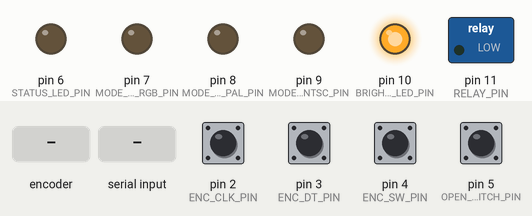
Bench run of a sketch on a simulated Arduino Mega 2560, built with avr-gcc and run on an emulated ATmega2560. Shown: switched loads named in the sketch (green lamp = pin HIGH), output pins drawn as LEDs (lit = HIGH). The inputs (shaded band) are chosen by the test bench; at power-on: pin 2 (ENC_CLK_PIN), pin 3 (ENC_DT_PIN), pin 4 (ENC_SW_PIN), pin 5 (OPEN_CLOSE_SWITCH_PIN) HIGH. EEPROM starts erased.

Above: at 1.2 s.
1.3 s: rotary encoder on pin 2 (ENC_CLK_PIN) / pin 3 (ENC_DT_PIN) turned 2 steps (second pin leading)
At 2.5 s:
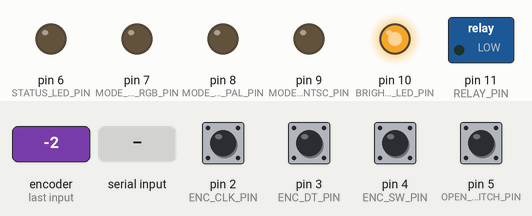
3.2 s: "0\n" received over Serial
At 4.4 s:
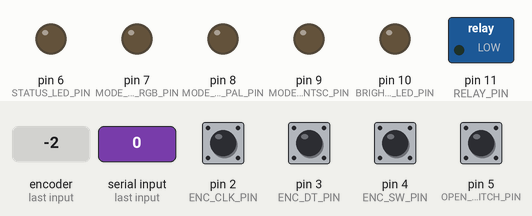
4.8 s: pin 5 (OPEN_CLOSE_SWITCH_PIN) pulled LOW for 1 s
At 5.8 s:
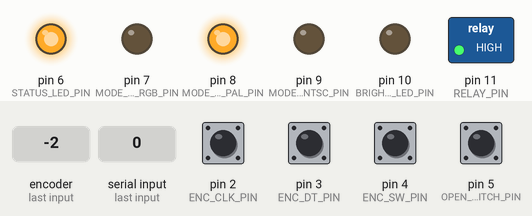
7.5 s: "1\n" received over the second serial link
At 8.7 s:
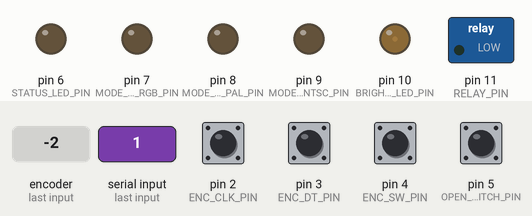
9.0 s: pin 5 (OPEN_CLOSE_SWITCH_PIN) pulled LOW for 3.2 s
At 9.7 s:
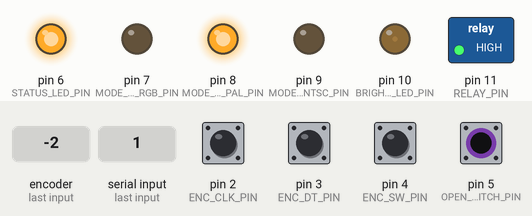
13.9 s: "0\n" received over the second serial link
At 14.7 s:
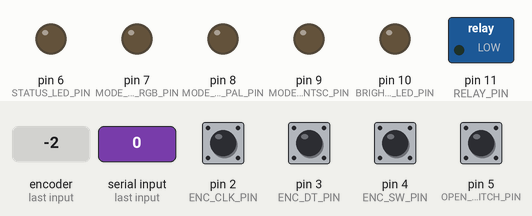
Timing chart, 0 to 16.4 s (numbered marks = the images above; inputs shaded):
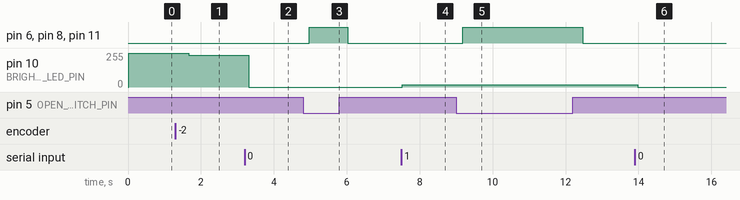

Measured:
- after the input at 1.3 s, pin 10 (BRIGHTNESS_LED_PIN): 255/255 → 238/255 after 0.37 s
- after the input at 3.2 s, pin 10 (BRIGHTNESS_LED_PIN): 238/255 → 0/255 after 0.12 s
- after the input at 4.8 s, pin 6 (STATUS_LED_PIN), pin 8 (MODE_LED_PAL_PIN), pin 11 (RELAY_PIN): LOW → HIGH after 0.17 s, → LOW 1.1 s later
- after the input at 7.5 s, pin 10 (BRIGHTNESS_LED_PIN): 0/255 → 17/255 at once
- after the input at 9.0 s, pin 6 (STATUS_LED_PIN), pin 8 (MODE_LED_PAL_PIN), pin 11 (RELAY_PIN): LOW → HIGH after 0.17 s, → LOW 3.3 s later
- after the input at 13.9 s, pin 10 (BRIGHTNESS_LED_PIN): 17/255 → 0/255 after 0.08 s

The sketch:

RTI_control_MEGA.ino
```cpp
//  Based on: Tymek49's RTI_control (https://github.com/TymEK49/RTI_control)
//  Ported for Arduino Mega 2560.
//
//
//  MEGA CHANGE: the RTI connector now goes on hardware Serial1 (pins 18/19)
//  instead of the main Serial port, since Serial (pins 0/1) is shared with
//  USB. This means the RTI display can stay connected AND you can still
//  use the Serial Monitor for debug/testing at the same time - not
//  possible on the original single-UART board this was written for.
//
//  RTI TX (display's RX, pin 5)  -> Mega pin 18 (TX1)
//  RTI GND (pin 7)               -> Mega GND

#include <EEPROM.h>
//EEPROM index: 0 RTI mode, 1 default brightness, 2 enter key brightness, 3 back key brightness, 4 last "open" mode index

#define RTI Serial1

// ---- New physical controls ----
const int OPEN_CLOSE_SWITCH_PIN = 5;  // toggle switch, other leg to GND
const int ENC_CLK_PIN = 2;            // encoder CLK (must be an interrupt pin)
const int ENC_DT_PIN  = 3;            // encoder DT
const int ENC_SW_PIN  = 4;            // encoder's built-in pushbutton, other leg to GND

// Some encoders give 4 quadrature transitions per physical detent/click,
// others give 2. If one click moves brightness by more than one step,
// change this to 2.
const int ENCODER_STEPS_PER_CLICK = 4;

volatile int encoderDelta = 0;   // accumulated raw transitions since last read
volatile int lastClkState;

bool switchIsOpen = false;       // debounced current state of the toggle switch
bool lastSwitchReading = HIGH;
unsigned long lastSwitchChangeTime = 0;
const long SWITCH_DEBOUNCE_MILS = 50;

int lastOpenModeIndex = 0;       // which of RGB/PAL/NTSC to return to when opened (0-2)

bool lastEncBtnReading = HIGH;
unsigned long lastEncBtnChangeTime = 0;
const long ENC_BTN_DEBOUNCE_MILS = 250;

// ---- Status LEDs ----
const int STATUS_LED_PIN     = 6;  // lit when display is open
const int MODE_LED_RGB_PIN   = 7;
const int MODE_LED_PAL_PIN   = 8;
const int MODE_LED_NTSC_PIN  = 9;
const int BRIGHTNESS_LED_PIN = 10; // PWM - its own brightness mirrors the setting

// ---- Ignition power relay ----
// Switches the +12V ignition wire to the RTI display through the relay's
// NO (normally-open) contacts. Relay ON = display powered = open.
// Relay OFF = ignition cut = display fully unpowered = closed.
const int RELAY_PIN = 11;
// Most relay modules trigger ON when the control pin is driven HIGH, but
// some (many cheap "active-low" boards) trigger ON when driven LOW.
// If the relay behaves backwards (on when it should be off), change this
// to false - no wiring change needed.
const bool RELAY_ACTIVE_HIGH = true;
// --------------------------------

String ab[10];
String data;
String sectionData;
int a;
int b;
int stringData;
int last_RTI_mode;
int last_RTI_brightness;
int last_enter_brightness;
int last_back_brightness;
int index_brightness;
int index_enter;
int index_back;
const int BUFFER_SIZE = 4;
const long DEBOUNCE_TIME_MILS = 750;
char remote_signal[BUFFER_SIZE];
char last_signal[BUFFER_SIZE];
long last_signal_time = 0;
char screen_state[]       = {0x40, 0x45, 0x4C, 0x46}; // RTI_RGB, RTI_PAL, RTI_NTSC, RTI_OFF
char codes_state[]        = {0x72, 0x70, 0x6E, 0x6F}; //keys r, p, n, o
char screen_brightness[]  = {0x20, 0x61, 0x62, 0x23, 0x64, 0x25, 0x26, 0x67, 0x68, 0x29, 0x2A, 0x6B, 0x2C, 0x6D, 0x6E, 0x2F}; // brightness from 0 to 15
char codes_brightness[]   = {0x30, 0x31, 0x32, 0x33, 0x34, 0x35, 0x36, 0x37, 0x38, 0x39, 0x61, 0x62, 0x63, 0x64, 0x65, 0x66}; //keys 0-9, a, b, c, d, e, f
char up1[BUFFER_SIZE]     = {0xED, 0xAF, 0xBD, 0xFD};
char up2[BUFFER_SIZE]     = {0xED, 0xAF, 0xFD, 0xFD};
char up3[BUFFER_SIZE]     = {0xED, 0xEF, 0xBD, 0xFD};
char down1[BUFFER_SIZE]   = {0xED, 0xAD, 0xAF, 0xFF};
char down2[BUFFER_SIZE]   = {0xED, 0xAD, 0xEF, 0xFF};
char left1[BUFFER_SIZE]   = {0xED, 0xBD, 0xBD, 0xFD};
char left2[BUFFER_SIZE]   = {0xED, 0xBD, 0xFD, 0xFD};
char left3[BUFFER_SIZE]   = {0xED, 0xFD, 0xBD, 0xFD};
char right1[BUFFER_SIZE]  = {0xED, 0xEF, 0xAF, 0xED};
char right2[BUFFER_SIZE]  = {0xED, 0xEF, 0xEF, 0xED};
char enter[BUFFER_SIZE]   = {0xED, 0xEF, 0xED, 0xED};
char back1[BUFFER_SIZE]   = {0xED, 0xBD, 0xEF, 0xED};
char back2[BUFFER_SIZE]   = {0xED, 0xFD, 0xEF, 0xED};
char signal_state;
char signal_brightness;


void setup()
{
  Serial.begin(115200);  // USB - free for debug / typed test commands
  RTI.begin(2400);       // physical RTI connector on pins 18(TX1)/19(RX1)
  checkPowerState();
  checkBrightnessState();
  checkEnterState();
  checkBackState();

  // Restore which video mode to return to when the switch is flipped open
  int savedOpenMode = EEPROM.read(4);
  lastOpenModeIndex = (savedOpenMode >= 0 && savedOpenMode <= 2) ? savedOpenMode : 1; // default PAL (EU)

  pinMode(OPEN_CLOSE_SWITCH_PIN, INPUT_PULLUP);
  pinMode(ENC_CLK_PIN, INPUT_PULLUP);
  pinMode(ENC_DT_PIN, INPUT_PULLUP);
  pinMode(ENC_SW_PIN, INPUT_PULLUP);
  pinMode(RELAY_PIN, OUTPUT);

  lastClkState = digitalRead(ENC_CLK_PIN);
  attachInterrupt(digitalPinToInterrupt(ENC_CLK_PIN), updateEncoder, CHANGE);

  // Set initial display state to match the switch's physical position at boot
  lastSwitchReading = digitalRead(OPEN_CLOSE_SWITCH_PIN);
  switchIsOpen = (lastSwitchReading == LOW); // LOW = switch closed to GND = "open" position
  applyOpenCloseState();

  pinMode(STATUS_LED_PIN, OUTPUT);
  pinMode(MODE_LED_RGB_PIN, OUTPUT);
  pinMode(MODE_LED_PAL_PIN, OUTPUT);
  pinMode(MODE_LED_NTSC_PIN, OUTPUT);
  pinMode(BRIGHTNESS_LED_PIN, OUTPUT);
  updateLEDs();
}

void loop()
{
  RTI.print(signal_state);
  delay(50);
  RTI.print(signal_brightness); // {0x20, 0x61, 0x62, 0x23, 0x64, 0x25, 0x26, 0x67, 0x68, 0x29, 0x2A, 0x2C, 0x6B, 0x6D, 0x6E, 0x2F};
  delay(50);
  RTI.print((char)0x83); // must have, volvo things
  delay(50);

  // Real button/remote codes arrive from the RTI connector itself
  if (RTI.available() > 0) {
      int rlen = RTI.readBytesUntil('\n', remote_signal, sizeof(remote_signal));
      debounceSignal(remote_signal);
  }

  // Typed test commands from the USB Serial Monitor (dev/testing use only)
  if (Serial.available() > 0) {
      int rlen = Serial.readBytesUntil('\n', remote_signal, sizeof(remote_signal));
      debounceSignal(remote_signal);
  }

  checkOpenCloseSwitch();
  checkEncoderRotation();
  checkEncoderButton();
  updateLEDs();
}

void checkPowerState() {
  // check if EEPROM memory is in 10 - 14 range
  last_RTI_mode = EEPROM.read(0);
  for (b = 10; b < 14; b++){
    if (last_RTI_mode == b){
      last_RTI_mode = b - 10;
      signal_state = screen_state[last_RTI_mode];
      return;
    }
  }
  last_RTI_mode = 1; // default to PAL (EU)
  signal_state = screen_state[last_RTI_mode];
  EEPROM.update(0, last_RTI_mode + 10);
}

void checkBrightnessState() {
  // check if EEPROM memory is in 10 - 25 range
  last_RTI_brightness = EEPROM.read(1);
  for (b = 10; b < 26; b++){
    if (last_RTI_brightness == b){
      index_brightness = b - 10;
      signal_brightness = screen_brightness[index_brightness];
      return;
    }
  }
  index_brightness = 15;
  signal_brightness = screen_brightness[index_brightness];
  EEPROM.update(1, index_brightness + 10);
}


void checkEnterState() {
  // check if EEPROM memory is in 10 - 25 range
  last_enter_brightness = EEPROM.read(2);
  for (b = 10; b < 26; b++){
    if (b == last_enter_brightness){
      index_enter = b - 10;
      // Serial.println(index_enter);
      return;
    }
  }
  index_enter = 15;
  EEPROM.update(2, index_enter + 10);
}

void checkBackState() {
  // check if EEPROM memory is in 10 - 25 range
  last_back_brightness = EEPROM.read(3);
  for (b = 10; b < 26; b++){
    if (b == last_back_brightness){
      index_back = b - 10;
      return;
    }
  }
  index_back = 3;
  EEPROM.update(3, index_back + 10);
}

void debounceSignal(char signal[4]) {
    if (millis() - last_signal_time < DEBOUNCE_TIME_MILS)
        return;
    memcpy(last_signal, signal, 4);
    last_signal_time = millis();
    handleSignal(remote_signal);
}

void handleSignal(char signal[4]) {
    if (memcmp(signal, up1, 4) == 0 || memcmp(signal, up2, 4) == 0 || memcmp(signal, up3, 4) == 0){
      signal_state = screen_state[1]; // PAL (EU)
      EEPROM.update(0, 11);
    }
    if (memcmp(signal, down1, 4) == 0 || memcmp(signal, down2, 4) == 0) {
      signal_state = screen_state[3];
      EEPROM.update(0, 13);
    }
    if (memcmp(signal, left1, 4) == 0 || memcmp(signal, left2, 4) == 0 || memcmp(signal, left3, 4) == 0){
      if (index_brightness > 0 && index_brightness < 16){
        index_brightness = index_brightness - 1;
        signal_brightness = screen_brightness[index_brightness];
        EEPROM.update(1, index_brightness + 10);
      }
    }
    if (memcmp(signal, right1, 4) == 0 || memcmp(signal, right2, 4) == 0) {
      if (index_brightness >= 0 && index_brightness < 15){
        index_brightness = index_brightness + 1;
        signal_brightness = screen_brightness[index_brightness];
        EEPROM.update(1, index_brightness + 10);
      }
    }
    if (memcmp(signal, enter, 4) == 0) {
      signal_brightness = screen_brightness[index_enter];
      index_brightness = index_enter;
      EEPROM.update(1, index_brightness + 10);
    }
    if (memcmp(signal, back1, 4) == 0 || memcmp(signal, back2, 4) == 0) {
      signal_brightness = screen_brightness[index_back];
      index_brightness = index_back;
      EEPROM.update(1, index_brightness + 10);
    }
    else{
      commandsUSB(signal);
    }
}

void commandsUSB(char signal[4]) {
  for (b = 0; b < 4; b++){
    if (signal[0] == codes_state[b]){
      signal_state = screen_state[b];
      EEPROM.update(0, b + 10);
    }
  }
  for (b = 0; b < 16; b++){
      if (signal[0] == codes_brightness[b]){
        signal_brightness = screen_brightness[b];
        index_brightness = b;
        EEPROM.update(1, b + 10);
      }
    }
  if (signal[0] == char(0x78)){
  // sending 'x' key will set RTI in off after next boot, this is for android development purpose
    EEPROM.update(0, 3);
  }
  if (signal[0] == char(0x2B)){
  // sending '+' key will set current brightness as ENTER key
    index_enter = index_brightness;
    EEPROM.update(2, index_enter + 10);
  }
  if (signal[0] == char(0x2D)){
  // sending '-' key will set current brightness as BACK key
    index_back = index_brightness;
    EEPROM.update(3, index_back + 10);
  }
}

// ---------------- New physical controls ----------------

// Quadrature decode ISR - fires on any change of CLK
void updateEncoder() {
  int clkState = digitalRead(ENC_CLK_PIN);
  if (clkState != lastClkState) {
    int dtState = digitalRead(ENC_DT_PIN);
    if (dtState != clkState) {
      encoderDelta++;  // clockwise
    } else {
      encoderDelta--;  // counterclockwise
    }
  }
  lastClkState = clkState;
}

// Turns accumulated encoder pulses into brightness steps, reusing the
// same left/right brightness logic as the original remote codes.
void checkEncoderRotation() {
  int delta;
  noInterrupts();
  delta = encoderDelta;
  interrupts();

  if (delta >= ENCODER_STEPS_PER_CLICK) {
    noInterrupts();
    encoderDelta -= ENCODER_STEPS_PER_CLICK;
    interrupts();
    if (index_brightness < 15) {
      index_brightness++;
      signal_brightness = screen_brightness[index_brightness];
      EEPROM.update(1, index_brightness + 10);
    }
  } else if (delta <= -ENCODER_STEPS_PER_CLICK) {
    noInterrupts();
    encoderDelta += ENCODER_STEPS_PER_CLICK;
    interrupts();
    if (index_brightness > 0) {
      index_brightness--;
      signal_brightness = screen_brightness[index_brightness];
      EEPROM.update(1, index_brightness + 10);
    }
  }
}

// Encoder's built-in pushbutton: short press cycles RGB -> PAL -> NTSC,
// only while the display is open (no point cycling video mode when off).
void checkEncoderButton() {
  bool reading = digitalRead(ENC_SW_PIN);
  if (reading != lastEncBtnReading) {
    lastEncBtnChangeTime = millis();
  }
  if ((millis() - lastEncBtnChangeTime) > ENC_BTN_DEBOUNCE_MILS) {
    if (reading == LOW && lastEncBtnReading == HIGH) {
      // fresh press detected
      if (switchIsOpen) {
        lastOpenModeIndex = (lastOpenModeIndex + 1) % 3; // cycle RGB/PAL/NTSC
        signal_state = screen_state[lastOpenModeIndex];
        EEPROM.update(0, lastOpenModeIndex + 10);
        EEPROM.update(4, lastOpenModeIndex);
      }
    }
  }
  lastEncBtnReading = reading;
}

// Drives the relay coil, accounting for whether the relay module is
// active-high or active-low.
void setRelay(bool wantOn) {
  bool pinState = RELAY_ACTIVE_HIGH ? wantOn : !wantOn;
  digitalWrite(RELAY_PIN, pinState ? HIGH : LOW);
}

// Applies the current switchIsOpen state: relay controls actual power to
// the display now, instead of trying to fake "off" with a serial command.
void applyOpenCloseState() {
  setRelay(switchIsOpen);
  if (switchIsOpen) {
    signal_state = screen_state[lastOpenModeIndex]; // restore last video mode
    EEPROM.update(0, lastOpenModeIndex + 10);
  }
  // When closed, we deliberately don't touch signal_state/send an OFF
  // code anymore - the relay has physically cut ignition power to the
  // display instead, which is the actual reliable way to turn it off.
}

// Debounced read of the open/close toggle switch.
// LOW = switch closed to GND = treated as "open" position.
// Swap the comparison below if your switch is wired the other way round.
void checkOpenCloseSwitch() {
  bool reading = digitalRead(OPEN_CLOSE_SWITCH_PIN);
  if (reading != lastSwitchReading) {
    lastSwitchChangeTime = millis();
  }
  if ((millis() - lastSwitchChangeTime) > SWITCH_DEBOUNCE_MILS) {
    bool wantOpen = (reading == LOW);
    if (wantOpen != switchIsOpen) {
      switchIsOpen = wantOpen;
      applyOpenCloseState();
    }
  }
  lastSwitchReading = reading;
}

// Reads the current display state/brightness and drives the LEDs to match.
// Called once per loop, so it stays in sync no matter what changed it
// (encoder, RTI connector remote codes, or USB test commands).
void updateLEDs() {
  bool isOpenNow = switchIsOpen; // relay is now the actual source of truth for open/closed

  digitalWrite(STATUS_LED_PIN, isOpenNow ? HIGH : LOW);

  digitalWrite(MODE_LED_RGB_PIN,  (isOpenNow && signal_state == screen_state[0]) ? HIGH : LOW);
  digitalWrite(MODE_LED_PAL_PIN,  (isOpenNow && signal_state == screen_state[1]) ? HIGH : LOW);
  digitalWrite(MODE_LED_NTSC_PIN, (isOpenNow && signal_state == screen_state[2]) ? HIGH : LOW);

  int pwmVal = map(index_brightness, 0, 15, 0, 255);
  analogWrite(BRIGHTNESS_LED_PIN, pwmVal);
}
```
